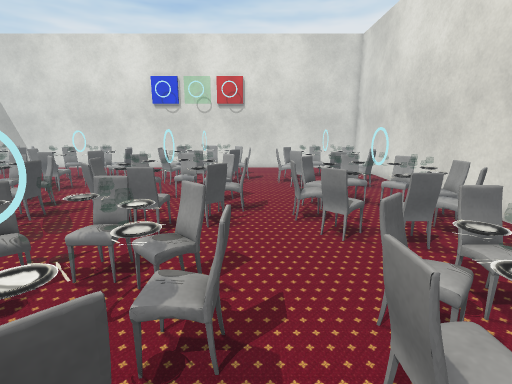
View 1 (above)

24 first-person views from a walk through a scene from a Unity 3-D project. The camera is 1.4 m above the floor, tilts 12° down and sees 85° across. The floor is counted in squares, 0.5 m on a side. Each view is taken from the middle of a square. On the plan, view 1 faces up. The plan holds only what a view shows up to about 19 squares ahead; the rest is blank. Some surface patterns are stand-ins.

View 2
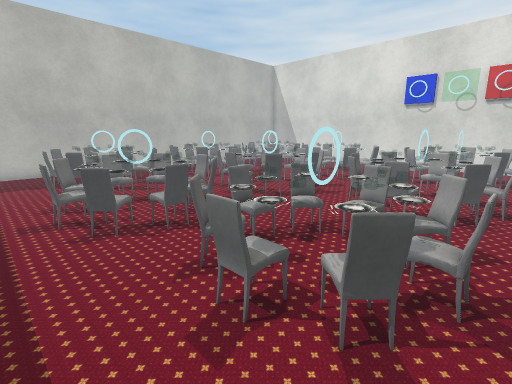

View 3
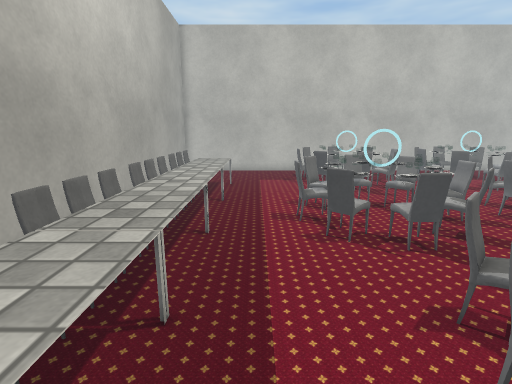

View 4
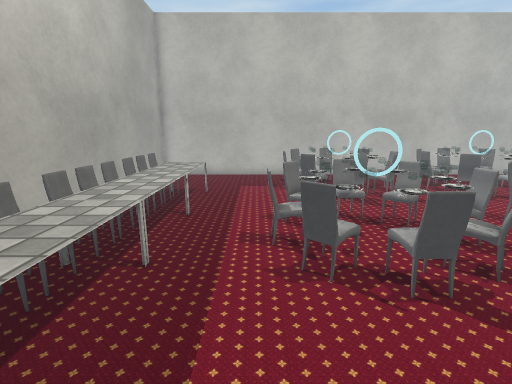

View 5
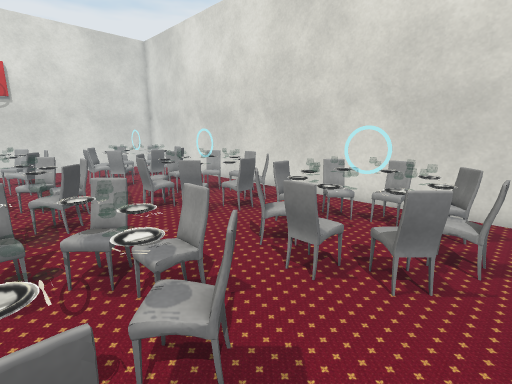

View 6
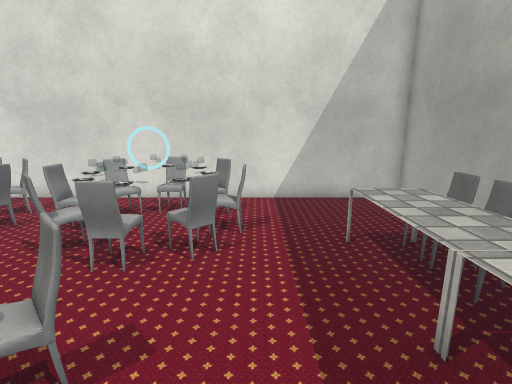

View 7
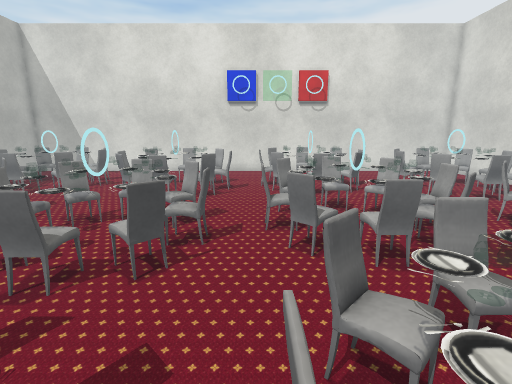

View 8
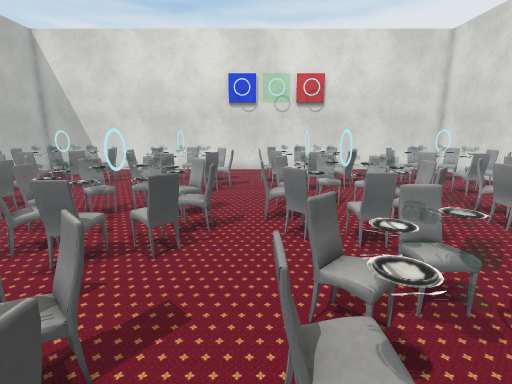

View 9
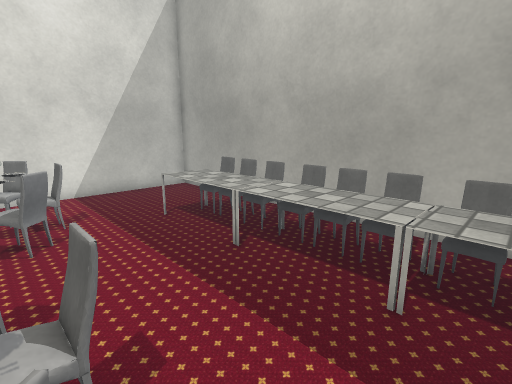

View 10
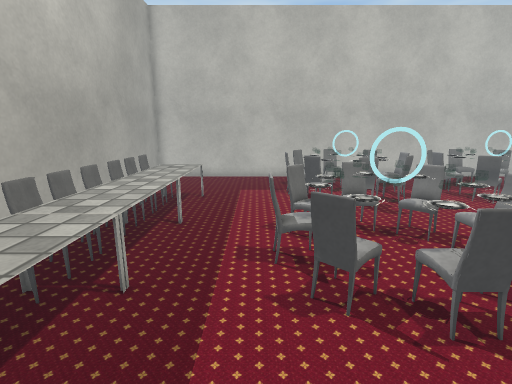

View 11
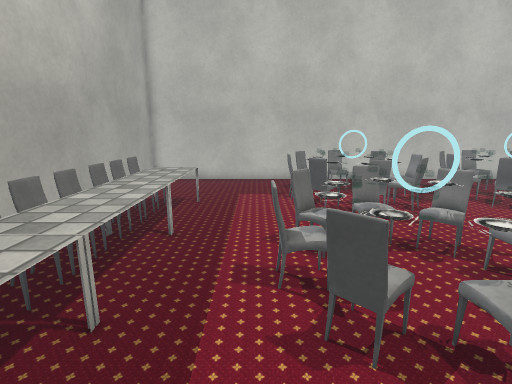

View 12
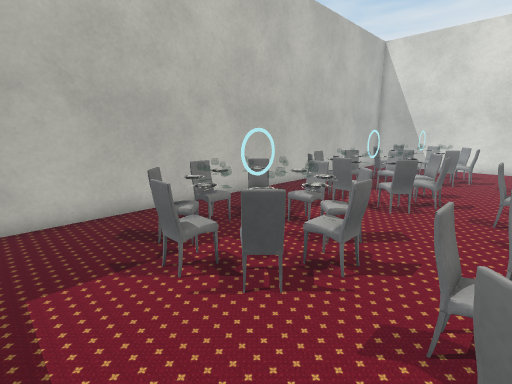

View 13
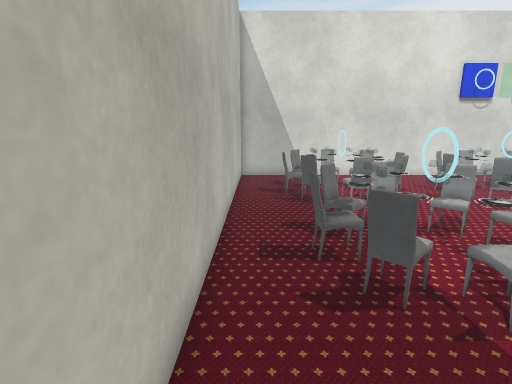

View 14
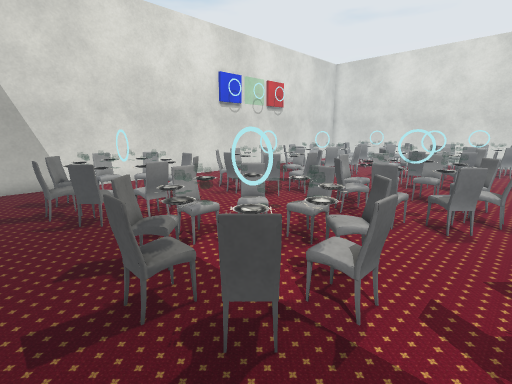

View 15
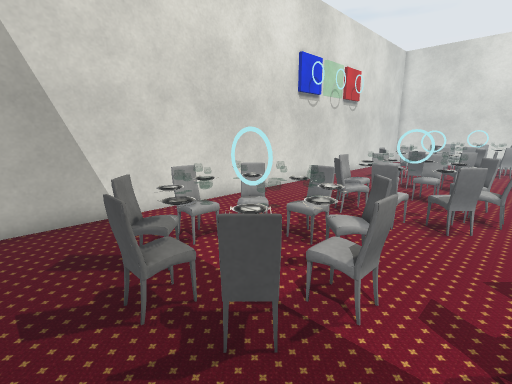

View 16
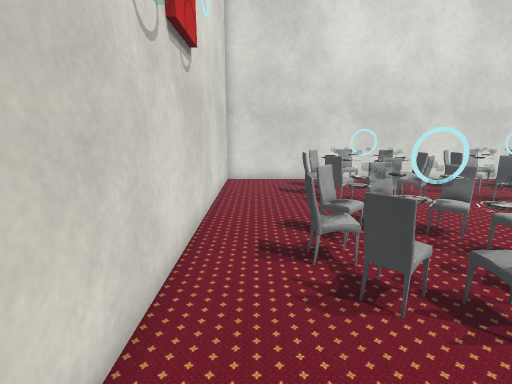

View 17
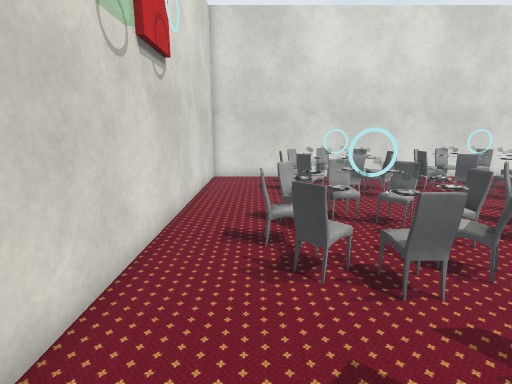

View 18
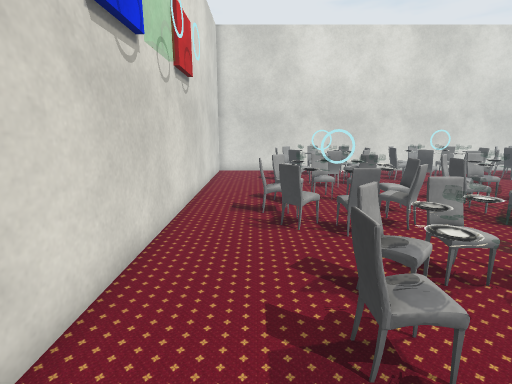

View 19
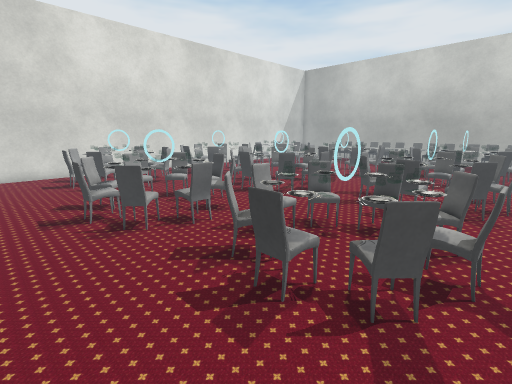

View 20
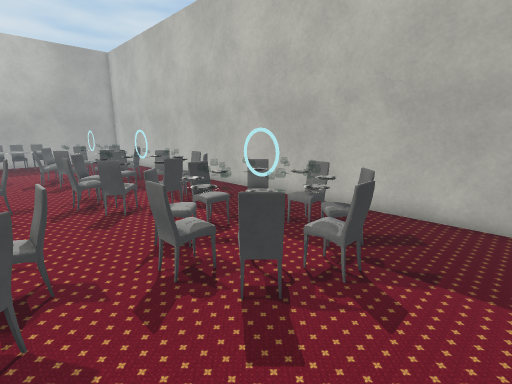

View 21
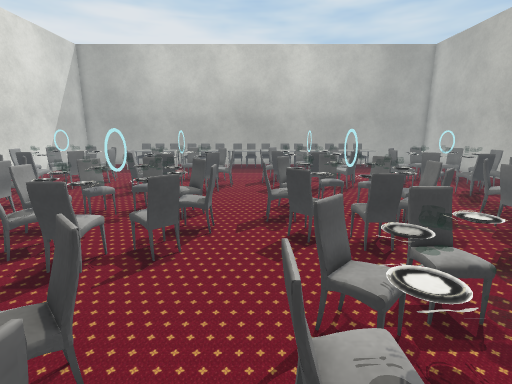

View 22
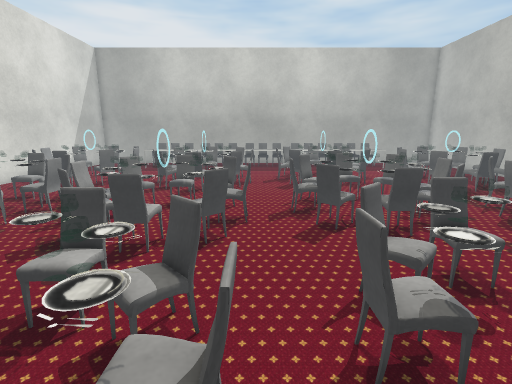

View 23
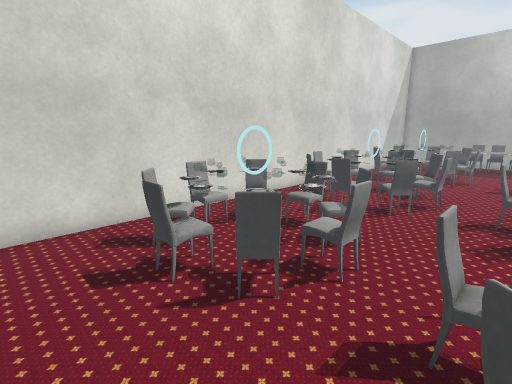

View 24
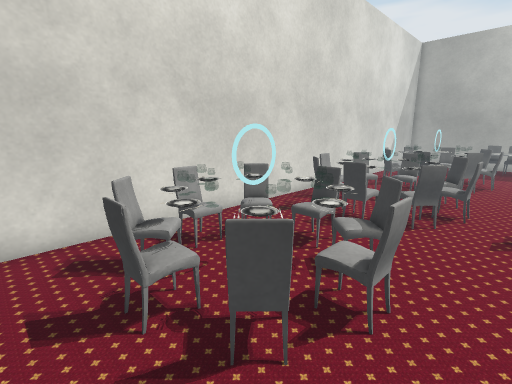

### Floor plan
Key: @ floor where view 1 was taken; # wall or solid block; . floor; = window, fence, low wall or low ledge; R ring; O other object.
Columns run from 22 left of view 1 to 8 right of it. Each row starts with its distance up from view 1.
 23 ###############################
 22 #.............................#
 21 #.............................#
 20 #....O.............O..........#
 19 #..O=O.O....O....O=O.O....O...#
 18 #..==.O=..O.O.O..#=OO ..O=O.O.#
 17 #.O#=R==O.#=OO=.O=.R==O.==OO..#
 16 #..=OOO=.O==R==O..OOO .O==R.OO#
 15 #..O.O.O.. O.O=..O.O.O..=OOO..#
 14 #....O....O.O.O....O....O.O.O.#
 13 #....O......O......O......O...#
 12 #..O=O.O....O....O=O.O....O...#
 11 #..#==O=..O.O.O..#=OO ..O=O.O.#
 10 #.O#=R==O.#=OO .O=.R==O.==OO .#
  9 #..=OOO=.O==R==O.=OOO .O=.R==O#
  8 #..O.O.O.. O.O=..O.O.O..=OOO .#
  7 #....O....O.O.O....O....O.O.O.#
  6 #....O......O......O......O...#
  5 #..O=O.O....O....O=O.O....O...#
  4 #..===O ..O.O.O..#=OO ..O=O.O.#
  3 #.O#=R==O.==OO .O=.R==O.==OO..#
  2 #..=OOO=.O==R==O.=OOO#.O==R.OO#
  1 #..O.O.O..#O.O=..O.O.O.. OOO..#
  0 #....O....O.O.O....O..@.O.O.O.#
 -1 #...........O.............O...#
 -2 #.............................#
 -3 #.....OOOOOOOOOOOOOOOOOOOO....#
 -4 #.....OOOOOOOOOOOOOOOOOOOO....#
 -5 #.....OOOOOOOOOOOOOOOOOOOO....#
 -6 #.   .OOOOOOOOOOOOOOOOOOO.....#
 -7 ###############################

Positions as (right, up) in squares from view 1, and headings:
1: (0, 0), facing up
2: (0, -2), facing up-left
3: (-1, -2), facing left
4: (-3, -1), facing left
5: (-3, -1), facing up-right
6: (-4, -1), facing right
7: (-6, 2), facing up
8: (-6, 1), facing up
9: (-6, 1), facing down-right
10: (-4, -1), facing left
11: (-5, -1), facing left
12: (-12, -2), facing up-left
13: (-21, 4), facing up
14: (-21, 6), facing up-right
15: (-21, 13), facing up-right
16: (-9, 21), facing right
17: (-10, 20), facing right
18: (-13, 20), facing right
19: (-13, 22), facing down-right
20: (-12, 22), facing down-left
21: (-7, 18), facing down
22: (-6, 19), facing down
23: (-1, 21), facing down-right
24: (0, 20), facing down-right
